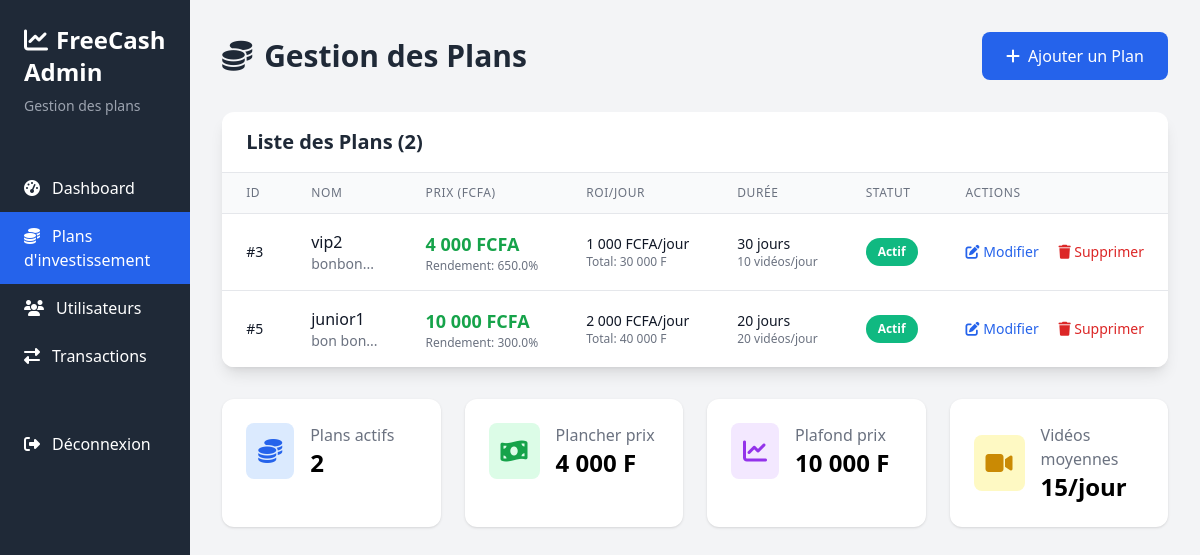
Screenshot of /pages/admin.php with the database file from the repository.
### tables this page shows
CREATE TABLE `plans` (
  `id` int UNSIGNED NOT NULL,
  `nom` varchar(100) NOT NULL,
  `prix` decimal(18,2) NOT NULL,
  `roi_journalier` decimal(18,2) NOT NULL,
  `duree_jours` int UNSIGNED NOT NULL,
  `videos_par_jour` int UNSIGNED NOT NULL DEFAULT '0',
  `gain_par_video` decimal(18,2) NOT NULL DEFAULT '0.00',
  `actif` tinyint(1) NOT NULL DEFAULT '1',
  `description` text,
  `image` varchar(500) DEFAULT NULL,
  `created_at` datetime NOT NULL DEFAULT CURRENT_TIMESTAMP,
  `updated_at` datetime NOT NULL DEFAULT CURRENT_TIMESTAMP ON UPDATE CURRENT_TIMESTAMP
);

### pages/admin.php (the view, shortened to what this page needs)
<?php
$db = Database::getInstance()->getConnection();
$sql = "SELECT * FROM plans ORDER BY prix ASC";
$plans = $db->query($sql)->fetchAll();
?>
<!DOCTYPE html>
<html lang="fr">
<head>
    <script src="https://cdn.tailwindcss.com"></script>
    <link rel="stylesheet" href="https://cdnjs.cloudflare.com/ajax/libs/font-awesome/6.4.0/css/all.min.css">
</head>
<body class="bg-gray-100">
    <div class="flex">
        <div class="sidebar bg-gray-800 text-white w-64">
            <div class="p-6">
                <h1 class="text-2xl font-bold">
                    <i class="fas fa-chart-line mr-2"></i>FreeCash Admin
                </h1>
                <p class="text-gray-400 text-sm mt-2">Gestion des plans</p>
            </div>
            <nav class="mt-6">
                <a href="?page=admin_dashboard" class="nav-link block py-3 px-6 hover:bg-gray-700">
                    <i class="fas fa-tachometer-alt mr-3"></i>Dashboard
                </a>
                <a href="?page=admin" class="nav-link block py-3 px-6 bg-blue-600">
                    <i class="fas fa-coins mr-3"></i>Plans d'investissement
                </a>
                <a href="?page=admin_users" class="nav-link block py-3 px-6 hover:bg-gray-700">
                    <i class="fas fa-users mr-3"></i>Utilisateurs
                </a>
                <a href="?page=admin_transactions" class="nav-link block py-3 px-6 hover:bg-gray-700">
                    <i class="fas fa-exchange-alt mr-3"></i>Transactions
                </a>
                <a href="?page=logout" class="nav-link block py-3 px-6 hover:bg-gray-700 mt-10">
                    <i class="fas fa-sign-out-alt mr-3"></i>Déconnexion
                </a>
            </nav>
        </div>
        <div class="flex-1 p-8">
            <div class="flex justify-between items-center mb-8">
                <h1 class="text-3xl font-bold text-gray-800">
                    <i class="fas fa-coins mr-3"></i>Gestion des Plans
                </h1>
                <button onclick="document.getElementById('addPlanModal').classList.remove('hidden')"
                    class="bg-blue-600 hover:bg-blue-700 text-white px-6 py-3 rounded-lg font-medium">
                    <i class="fas fa-plus mr-2"></i>Ajouter un Plan
                </button>
            </div>
            <div class="bg-white rounded-xl shadow-lg overflow-hidden">
                <div class="px-6 py-4 border-b">
                    <h2 class="text-xl font-semibold text-gray-800">Liste des Plans (<?php echo count($plans); ?>)</h2>
                </div>
                <div class="overflow-x-auto">
                    <table class="min-w-full divide-y divide-gray-200">
                        <thead class="bg-gray-50">
                            <tr>
                                <th
                                    class="px-6 py-3 text-left text-xs font-medium text-gray-500 uppercase tracking-wider">
                                    ID</th>
                                <th
                                    class="px-6 py-3 text-left text-xs font-medium text-gray-500 uppercase tracking-wider">
                                    Nom</th>
                                <th
                                    class="px-6 py-3 text-left text-xs font-medium text-gray-500 uppercase tracking-wider">
                                    Prix (FCFA)</th>
                                <th
                                    class="px-6 py-3 text-left text-xs font-medium text-gray-500 uppercase tracking-wider">
                                    ROI/jour</th>
                                <th
                                    class="px-6 py-3 text-left text-xs font-medium text-gray-500 uppercase tracking-wider">
                                    Durée</th>
                                <th
                                    class="px-6 py-3 text-left text-xs font-medium text-gray-500 uppercase tracking-wider">
                                    Statut</th>
                                <th
                                    class="px-6 py-3 text-left text-xs font-medium text-gray-500 uppercase tracking-wider">
                                    Actions</th>
                            </tr>
                        </thead>
                        <tbody class="bg-white divide-y divide-gray-200">
                            <?php foreach ($plans as $plan): ?>
                                <?php
                                $rendement_total = $plan['roi_journalier'] * $plan['duree_jours'];
                                $profit_net = $rendement_total - $plan['prix'];
                                $taux_rendement = ($profit_net / $plan['prix']) * 100;
                                ?>
                                <tr class="hover:bg-gray-50">
                                    <td class="px-6 py-4 whitespace-nowrap text-sm font-medium text-gray-900">
                                        #<?php echo $plan['id']; ?></td>
                                    <td class="px-6 py-4 whitespace-nowrap">
                                        <div class="font-medium text-gray-900"><?php echo htmlspecialchars($plan['nom']); ?>
                                        </div>
                                        <div class="text-sm text-gray-500">
                                            <?php echo substr($plan['description'] ?? 'Sans description', 0, 50); ?>...
                                        </div>
                                    </td>
                                    <td class="px-6 py-4 whitespace-nowrap">
                                        <div class="text-lg font-bold text-green-600">
                                            <?php echo number_format($plan['prix'], 0, ',', ' '); ?> FCFA
                                        </div>
                                        <div class="text-xs text-gray-500">Rendement:
                                            <?php echo number_format($taux_rendement, 1); ?>%
                                        </div>
                                    </td>
                                    <td class="px-6 py-4 whitespace-nowrap text-sm text-gray-900">
                                        <div><?php echo number_format($plan['roi_journalier'], 0, ',', ' '); ?> FCFA/jour
                                        </div>
                                        <div class="text-xs text-gray-500">Total:
                                            <?php echo number_format($rendement_total, 0, ',', ' '); ?> F
                                        </div>
                                    </td>
                                    <td class="px-6 py-4 whitespace-nowrap text-sm text-gray-900">
                                        <div><?php echo $plan['duree_jours']; ?> jours</div>
                                        <div class="text-xs text-gray-500"><?php echo $plan['videos_par_jour']; ?>
                                            vidéos/jour</div>
                                    </td>
                                    <td class="px-6 py-4 whitespace-nowrap">
                                        <span
                                            class="px-3 py-1 inline-flex text-xs leading-5 font-semibold rounded-full <?php echo $plan['actif'] ? 'badge-active text-white' : 'badge-inactive text-white'; ?>">
                                            <?php echo $plan['actif'] ? 'Actif' : 'Inactif'; ?>
                                        </span>
                                    </td>
                                    <td class="px-6 py-4 whitespace-nowrap text-sm font-medium">
                                        <a href="?page=admin&action=edit&id=<?php echo $plan['id']; ?>"
                                            class="text-blue-600 hover:text-blue-900 mr-4">
                                            <i class="fas fa-edit"></i> Modifier
                                        </a>
                                        <a href="?page=admin&action=delete&id=<?php echo $plan['id']; ?>"
                                            onclick="return confirm('Êtes-vous sûr de vouloir supprimer ce plan?')"
                                            class="text-red-600 hover:text-red-900">
                                            <i class="fas fa-trash"></i> Supprimer
                                        </a>
                                    </td>
                                </tr>
                            <?php endforeach; ?>
                        </tbody>
                    </table>
                </div>
            </div>
            <div class="grid grid-cols-1 md:grid-cols-4 gap-6 mt-8">
                <div class="bg-white p-6 rounded-xl shadow">
                    <div class="flex items-center">
                        <div class="bg-blue-100 p-3 rounded-lg">
                            <i class="fas fa-coins text-blue-600 text-2xl"></i>
                        </div>
                        <div class="ml-4">
                            <p class="text-gray-500">Plans actifs</p>
                            <p class="text-2xl font-bold">
                                <?php echo count(array_filter($plans, fn($p) => $p['actif'])); ?>
                            </p>
                        </div>
                    </div>
                </div>
                <div class="bg-white p-6 rounded-xl shadow">
                    <div class="flex items-center">
                        <div class="bg-green-100 p-3 rounded-lg">
                            <i class="fas fa-money-bill-wave text-green-600 text-2xl"></i>
                        </div>
                        <div class="ml-4">
                            <p class="text-gray-500">Plancher prix</p>
                            <p class="text-2xl font-bold">
                                <?php echo count($plans) > 0 ? number_format(min(array_column($plans, 'prix')), 0, ',', ' ') : '0'; ?>
                                F
                            </p>
                        </div>
                    </div>
                </div>
                <div class="bg-white p-6 rounded-xl shadow">
                    <div class="flex items-center">
                        <div class="bg-purple-100 p-3 rounded-lg">
                            <i class="fas fa-chart-line text-purple-600 text-2xl"></i>
                        </div>
                        <div class="ml-4">
                            <p class="text-gray-500">Plafond prix</p>
                            <p class="text-2xl font-bold">
                                <?php echo count($plans) > 0 ? number_format(max(array_column($plans, 'prix')), 0, ',', ' ') : '0'; ?>
                                F
                            </p>
                        </div>
                    </div>
                </div>
                <div class="bg-white p-6 rounded-xl shadow">
                    <div class="flex items-center">
                        <div class="bg-yellow-100 p-3 rounded-lg">
                            <i class="fas fa-video text-yellow-600 text-2xl"></i>
                        </div>
                        <div class="ml-4">
                            <p class="text-gray-500">Vidéos moyennes</p>
                            <p class="text-2xl font-bold">
                                <?php echo count($plans) > 0 ? round(array_sum(array_column($plans, 'videos_par_jour')) / count($plans), 1) : '0'; ?>/jour
                            </p>
                        </div>
                    </div>
                </div>
            </div>
        </div>
    </div>
</body>
</html>

### pages/admin.php (style rules this page uses)
.sidebar { min-height: 100vh; }
.badge-active { background-color: #10b981; }

### rows the page displays
plans: id "3", nom "vip2", description "bonbon", prix "4 000", taux_rendement "650.0", roi_journalier "1 000", rendement_total "30 000", duree_jours "30", videos_par_jour "10", actif "Actif"
plans: id "5", nom "junior1", description "bon bon", prix "10 000", taux_rendement "300.0", roi_journalier "2 000", rendement_total "40 000", duree_jours "20", videos_par_jour "20", actif "Actif"

### other values shown
count($plans) "2"
count(array_filter($plans, fn($p) => $p['actif'])) "2"
min(array_column($plans, 'prix')) "4 000"
max(array_column($plans, 'prix')) "10 000"
array_sum(array_column($plans, 'videos_par_jour')) / count($plans) "15"
